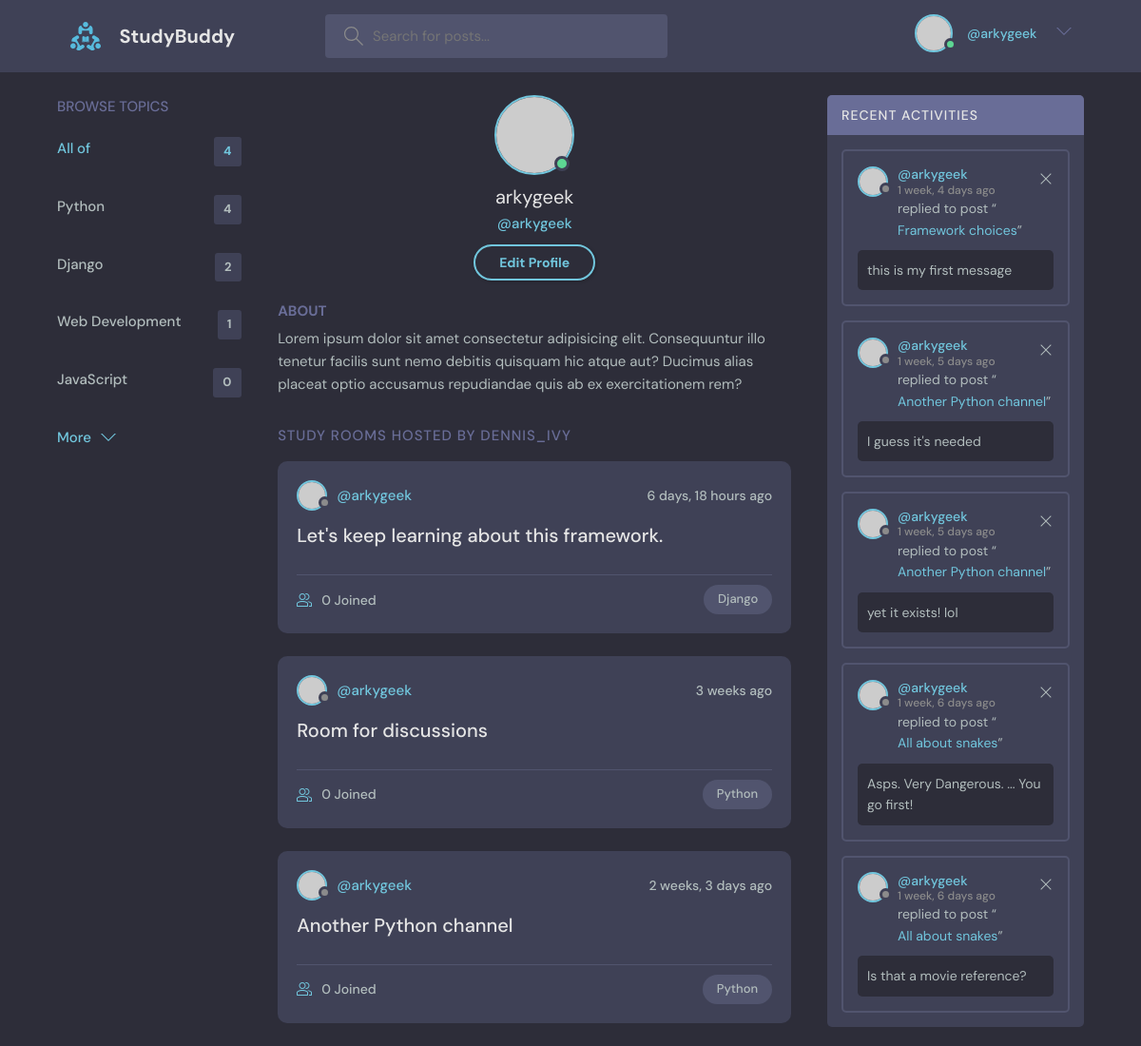
The page /profile/1/ (signed in) on the database as committed earlier.
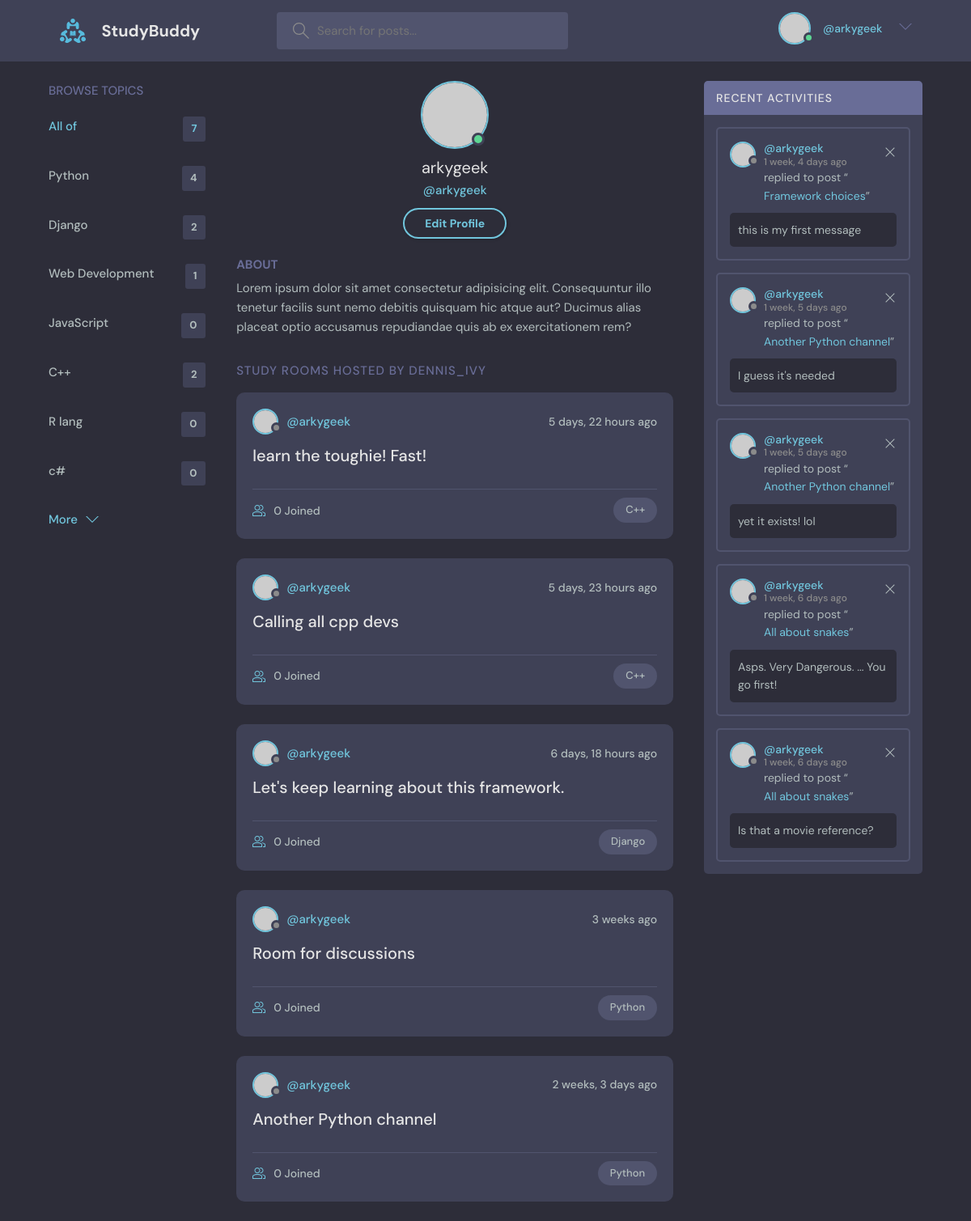
The same page on the database as committed later.
### base/models.py (models this page shows, shortened)
class Topic(models.Model):
      name = models.CharField(max_length=200)

class Room(models.Model):
    host = models.ForeignKey(
        User,
        on_delete=models.SET_NULL,
        null=True)
    topic = models.ForeignKey(
        Topic,
        on_delete=models.SET_NULL,
        null=True)
    name = models.CharField(max_length=200)
    description = models.TextField(null=True, blank=True)
    participants = models.ManyToManyField(
        User,
        related_name='participants',
        blank=True)
    updated = models.DateTimeField(auto_now=True)
    created = models.DateTimeField(auto_now_add=True)
    class Meta:
        ordering = ['-updated', '-created']
    def __str__(self):
        return self.name

class Message(models.Model):
    user = models.ForeignKey(User, on_delete=models.CASCADE)
    room = models.ForeignKey(Room, on_delete=models.CASCADE)
    body = models.TextField()
    updated = models.DateTimeField(auto_now=True)
    created = models.DateTimeField(auto_now_add=True)
    class Meta:
        ordering = ['-updated', '-created']

### base/views.py (the view)
# urls.py: path('profile/<str:pk>/', views.userProfile, name="user-profile"),
def userProfile(request, pk):
  user = User.objects.get(id=pk)
  rooms = user.room_set.all()
  room_messages = user.message_set.all()
  topics = Topic.objects.all()
  context = {
    'user': user,
    'rooms': rooms,
    'room_messages': room_messages,
    'topics': topics
  }
  return render(request, 'base/profile.html', context)

### base/templates/base/profile.html
{% extends 'main.html' %}
{% block content %}
  <main class="profile-page layout layout--3">
    <div class="container">
      {% include 'base/topics_component.html' %}
      <div class="roomList">
        <div class="profile">
          <div class="profile__avatar">
            <div class="avatar avatar--large active">
              <img src="https://randomuser.me/api/portraits/men/11.jpg" />
            </div>
          </div>
          <div class="profile__info">
            <h3>{{user.username}}</h3>
            <p>@{{user.username}}</p>
            {% if request.user == user %}
              <a href="{% url 'update-user' %}" class="btn btn--main btn--pill">Edit Profile</a>
            {% endif %}
          </div>
          <div class="profile__about">
            <h3>About</h3>
            <p>
              Lorem ipsum dolor sit amet consectetur adipisicing elit. Consequuntur illo tenetur
              facilis sunt nemo debitis quisquam hic atque aut? Ducimus alias placeat optio
              accusamus repudiandae quis ab ex exercitationem rem?
            </p>
          </div>
        </div>
        <div class="roomList__header">
          <div>
            <h2>Study Rooms Hosted by dennis_ivy</a>
            </h2>
          </div>
        </div>
        {% include 'base/feed_component.html' %}
      </div>
      {% include 'base/activity_component.html' %}
    </div>
  </main>
{% endblock content%}

### base/templates/base/topics_component.html
<div class="topics">
    <div class="topics__header">
        <h2>Browse Topics</h2>
    </div>
    <ul class="topics__list">
        <li>
            <a href="{% url 'home' %}" class="active">
                All of
                <span>
                    {{topics.count}}
                </span>
            </a>
        </li>
        {% for topic in topics %}
            <li>
                <a href="{% url 'home' %}?q={{topic.name}}">
                    {{topic.name}}
                    <span>
                        {{topic.room_set.all.count}}
                    </span>
                </a>
            </li>
        {% endfor %}
    </ul>
    <button class="btn btn--link" href="/">
        More
        <svg  {{comment}} chevron-down {{endcomment}}
             version="1.1"
             xmlns="http://www.w3.org/2000/svg"
             width="32"
             height="32"
             viewBox="0 0 32 32">
            <title>
                chevron-down
            </title>
            <path d="M16 21l-13-13h-3l16 16 16-16h-3l-13 13z"></path>
        </svg>
    </button>
</div>

### base/templates/base/feed_component.html (shortened to what this page needs)
{% for room in rooms %}
  <div class="roomListRoom">
    <div class="roomListRoom__header">
      <a href="{% url 'user-profile' room.host.id %}" class="roomListRoom__author">
        <div class="avatar avatar--small">
          <img src="https://randomuser.me/api/portraits/women/11.jpg" />
        </div>
        <span>@{{room.host.username}}</span>
      </a>
      <div class="roomListRoom__actions">
        <span>{{room.created|timesince}} ago</span>
      </div>
    </div>
    <div class="roomListRoom__content">
      <a href="{% url 'room' room.id %}">{{room.name}}</a>
    </div>
    <div class="roomListRoom__meta">
      <a href="{% url 'room' room.id %}" class="roomListRoom__joined">
        {{room.participants.all.count}} Joined
      </a>
      <p class="roomListRoom__topic">
        {{room.topic.name}}
      </p>
    </div>
  </div>
{% endfor %}

### base/templates/base/activity_component.html
<div class="activities">
    <div class="activities__header">
        <h2>Recent Activities</h2>
    </div>
    {% for message in room_messages %}
        <div class="activities__box">
            <div class="activities__boxHeader roomListRoom__header">
                <a href="{% url 'user-profile' message.user.id %}"
                   class="roomListRoom__author" >
                    <div class="avatar avatar--small">
                        <img src="https://randomuser.me/api/portraits/women/11.jpg" />
                    </div>
                    <p>
                        @{{message.user}}
                        <span>
                            {{message.created|timesince}} ago
                        </span>
                    </p>
                </a>
                {% if request.user == message.user %}
                    <div class="roomListRoom__actions">
                        <a href="{% url 'delete-message' message.id %}">
                            <svg
                              version="1.1"
                              xmlns="http://www.w3.org/2000/svg"
                              width="32"
                              height="32"
                              viewBox="0 0 32 32">
                                <title>
                                    remove
                                </title>
                                <path d="M27.314 6.019l-1.333-1.333-9.98 9.981-9.981-9.981-1.333
                                        1.333 9.981 9.981-9.981 9.98 1.333 1.333 9.981-9.98 9.98
                                        9.98 1.333-1.333-9.98-9.98 9.98-9.981z">
                                </path>
                            </svg>
                        </a>
                    </div>
                {% endif %}
            </div>
            <div class="activities__boxContent">
                <p>replied to post “<a href="{% url 'room' message.room.id %}">{{message.room}}</a>”</p>
                <div class="activities__boxRoomContent">
                    {{message.body}}
                </div>
            </div>
        </div>
    {% endfor %}
</div>

Rows that differ between the two databases and show on the page:
added Topic: name "C++", room_set.all.count "2"
added Topic: name "R lang", room_set.all.count "0"
added Topic: name "c#", room_set.all.count "0"
added Room: host.username "arkygeek", created "5 days, 22 hours", name "learn the toughie! Fast!", participants.all.count "0", topic.name "C++"
added Room: host.username "arkygeek", created "5 days, 23 hours", name "Calling all cpp devs", participants.all.count "0", topic.name "C++"
Other text that changed with them:
{{ topics.count }}: "4" → "7"
